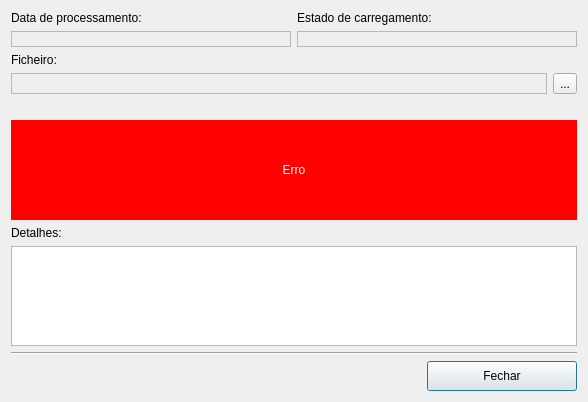
<?xml version="1.0" encoding="UTF-8"?>
<ui version="4.0">
 <class>LogDetailDialog</class>
 <widget class="QDialog" name="LogDetailDialog">
  <property name="windowModality">
   <enum>Qt::NonModal</enum>
  </property>
  <property name="geometry">
   <rect>
    <x>0</x>
    <y>0</y>
    <width>588</width>
    <height>402</height>
   </rect>
  </property>
  <property name="contextMenuPolicy">
   <enum>Qt::DefaultContextMenu</enum>
  </property>
  <property name="windowTitle">
   <string>Controlo de Produção - Detalhe</string>
  </property>
  <property name="windowIcon">
   <iconset resource="resources.qrc">
    <normaloff>:/images/images/logo-uartronica-final-mini.png</normaloff>:/images/images/logo-uartronica-final-mini.png</iconset>
  </property>
  <property name="toolTip">
   <string/>
  </property>
  <property name="whatsThis">
   <string/>
  </property>
  <property name="styleSheet">
   <string notr="true">font: 10pt &quot;MS Shell Dlg 2&quot;;</string>
  </property>
  <property name="sizeGripEnabled">
   <bool>false</bool>
  </property>
  <property name="modal">
   <bool>true</bool>
  </property>
  <layout class="QVBoxLayout" name="verticalLayout">
   <item>
    <layout class="QHBoxLayout" name="horizontalLayout">
     <item>
      <layout class="QVBoxLayout" name="verticalLayout_3">
       <item>
        <widget class="QLabel" name="label">
         <property name="styleSheet">
          <string notr="true">font: 75 11pt &quot;MS Shell Dlg 2&quot;;</string>
         </property>
         <property name="text">
          <string>Data de processamento:</string>
         </property>
        </widget>
       </item>
       <item>
        <widget class="QLabel" name="label_timestamp">
         <property name="minimumSize">
          <size>
           <width>0</width>
           <height>0</height>
          </size>
         </property>
         <property name="frameShape">
          <enum>QFrame::StyledPanel</enum>
         </property>
         <property name="text">
          <string/>
         </property>
        </widget>
       </item>
      </layout>
     </item>
     <item>
      <layout class="QVBoxLayout" name="verticalLayout_2">
       <item>
        <widget class="QLabel" name="label_3">
         <property name="styleSheet">
          <string notr="true">font: 75 11pt &quot;MS Shell Dlg 2&quot;;</string>
         </property>
         <property name="text">
          <string>Estado de carregamento:</string>
         </property>
        </widget>
       </item>
       <item>
        <widget class="QLabel" name="label_status">
         <property name="minimumSize">
          <size>
           <width>0</width>
           <height>0</height>
          </size>
         </property>
         <property name="frameShape">
          <enum>QFrame::StyledPanel</enum>
         </property>
         <property name="text">
          <string/>
         </property>
        </widget>
       </item>
      </layout>
     </item>
    </layout>
   </item>
   <item>
    <widget class="QLabel" name="label_4">
     <property name="styleSheet">
      <string notr="true">font: 75 11pt &quot;MS Shell Dlg 2&quot;;</string>
     </property>
     <property name="text">
      <string>Ficheiro:</string>
     </property>
    </widget>
   </item>
   <item>
    <layout class="QHBoxLayout" name="horizontalLayout_2">
     <item>
      <widget class="QLabel" name="label_logfile">
       <property name="minimumSize">
        <size>
         <width>0</width>
         <height>0</height>
        </size>
       </property>
       <property name="frameShape">
        <enum>QFrame::StyledPanel</enum>
       </property>
       <property name="text">
        <string/>
       </property>
       <property name="textInteractionFlags">
        <set>Qt::LinksAccessibleByMouse|Qt::TextSelectableByMouse</set>
       </property>
      </widget>
     </item>
     <item>
      <widget class="QToolButton" name="btn_log_path">
       <property name="toolTip">
        <string>Ver localização do ficheiro</string>
       </property>
       <property name="text">
        <string>...</string>
       </property>
      </widget>
     </item>
    </layout>
   </item>
   <item>
    <spacer name="verticalSpacer">
     <property name="orientation">
      <enum>Qt::Vertical</enum>
     </property>
     <property name="sizeType">
      <enum>QSizePolicy::Fixed</enum>
     </property>
     <property name="sizeHint" stdset="0">
      <size>
       <width>20</width>
       <height>20</height>
      </size>
     </property>
    </spacer>
   </item>
   <item>
    <widget class="QLabel" name="label_status_message">
     <property name="minimumSize">
      <size>
       <width>0</width>
       <height>100</height>
      </size>
     </property>
     <property name="styleSheet">
      <string notr="true">background-color: rgb(255, 0, 0);
color: rgb(255, 255, 255);
font: 75 20pt &quot;MS Shell Dlg 2&quot;;</string>
     </property>
     <property name="text">
      <string>Erro</string>
     </property>
     <property name="alignment">
      <set>Qt::AlignCenter</set>
     </property>
    </widget>
   </item>
   <item>
    <widget class="QLabel" name="label_edit_log">
     <property name="styleSheet">
      <string notr="true">font: 75 11pt &quot;MS Shell Dlg 2&quot;;</string>
     </property>
     <property name="text">
      <string>Detalhes:</string>
     </property>
    </widget>
   </item>
   <item>
    <widget class="QTextEdit" name="text_edit_log">
     <property name="readOnly">
      <bool>true</bool>
     </property>
     <property name="html">
      <string>&lt;!DOCTYPE HTML PUBLIC &quot;-//W3C//DTD HTML 4.0//EN&quot; &quot;http://www.w3.org/TR/REC-html40/strict.dtd&quot;&gt;
&lt;html&gt;&lt;head&gt;&lt;meta name=&quot;qrichtext&quot; content=&quot;1&quot; /&gt;&lt;style type=&quot;text/css&quot;&gt;
p, li { white-space: pre-wrap; }
&lt;/style&gt;&lt;/head&gt;&lt;body style=&quot; font-family:'MS Shell Dlg 2'; font-size:10pt; font-weight:400; font-style:normal;&quot;&gt;
&lt;p style=&quot;-qt-paragraph-type:empty; margin-top:0px; margin-bottom:0px; margin-left:0px; margin-right:0px; -qt-block-indent:0; text-indent:0px;&quot;&gt;&lt;br /&gt;&lt;/p&gt;&lt;/body&gt;&lt;/html&gt;</string>
     </property>
    </widget>
   </item>
   <item>
    <widget class="Line" name="line">
     <property name="orientation">
      <enum>Qt::Horizontal</enum>
     </property>
    </widget>
   </item>
   <item alignment="Qt::AlignRight">
    <widget class="QPushButton" name="btn_close">
     <property name="minimumSize">
      <size>
       <width>150</width>
       <height>30</height>
      </size>
     </property>
     <property name="maximumSize">
      <size>
       <width>200</width>
       <height>16777215</height>
      </size>
     </property>
     <property name="text">
      <string>Fechar</string>
     </property>
    </widget>
   </item>
   <item>
    <spacer name="verticalSpacer_2">
     <property name="orientation">
      <enum>Qt::Vertical</enum>
     </property>
     <property name="sizeHint" stdset="0">
      <size>
       <width>20</width>
       <height>40</height>
      </size>
     </property>
    </spacer>
   </item>
  </layout>
 </widget>
 <resources>
  <include location="resources.qrc"/>
 </resources>
 <connections>
  <connection>
   <sender>btn_close</sender>
   <signal>clicked()</signal>
   <receiver>LogDetailDialog</receiver>
   <slot>close()</slot>
   <hints>
    <hint type="sourcelabel">
     <x>550</x>
     <y>373</y>
    </hint>
    <hint type="destinationlabel">
     <x>329</x>
     <y>368</y>
    </hint>
   </hints>
  </connection>
 </connections>
</ui>
